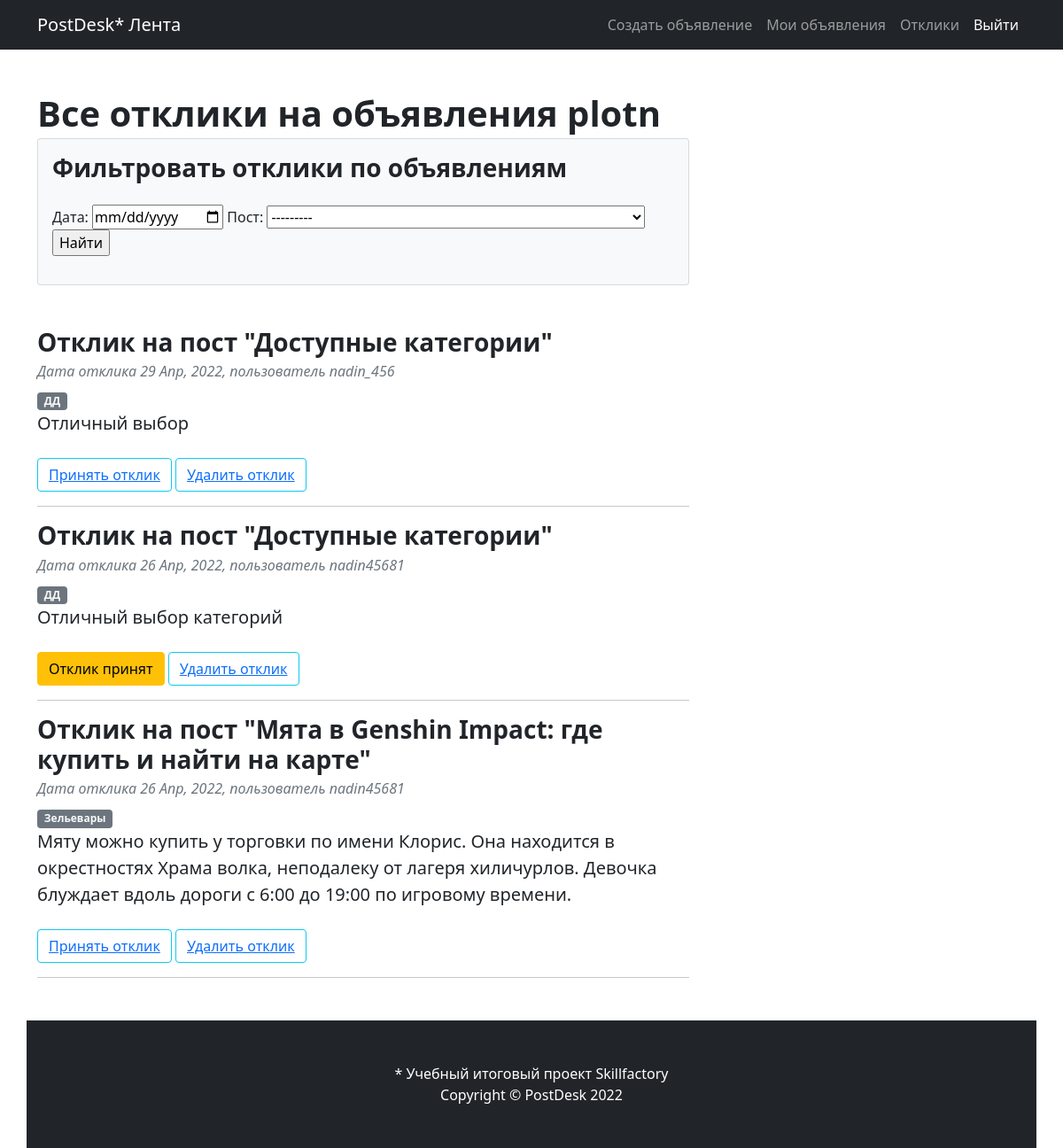
/posts/responds/ (signed in), run on the app's committed database.
### posts/models.py (models this page shows, shortened)
class Respond(models.Model):
    add_time = models.DateTimeField(auto_now_add=True)
    text = models.TextField()
    user = models.ForeignKey(User, on_delete=models.CASCADE)
    post = models.ForeignKey(Post, on_delete=models.CASCADE)
    status = models.BooleanField(default=False)

class Post(models.Model):
    add_time = models.DateTimeField(auto_now_add=True)
    title = models.CharField(max_length=256)
    content = models.TextField(max_length=2000)
    user = models.ForeignKey(User, on_delete=models.CASCADE)
    category = models.ManyToManyField(Category)
    def __str__(self):
        return f'{self.title}'

class Category(models.Model):
    name = models.CharField(max_length=50, unique=True)
    def __str__(self):
        return f'{self.name}'

### posts/views.py (the view, shortened to what this page needs)
# urls.py: path('responds/', RespondList.as_view(), name='responds'), # Лента все отклики на объявления пользователя
class RespondList(PermissionRequiredMixin, ListView):
    permission_required = ('posts.view_respond', )
    model = Respond
    template_name = 'responds.html'
    context_object_name = 'respond'
    queryset = Respond.objects.order_by('-add_time')
    def get_context_data(self, **kwargs):
        context = super().get_context_data(**kwargs)
        context['filter'] = RespondFilter(self.request.GET, queryset=self.get_queryset(), request=self.request)
        return context

### posts/filters.py (called while the page is built)
    def user_posts(request):
        return Post.objects.filter(user=request.user)

### templates/responds.html (shortened to what this page needs)
{% extends 'index.html' %}
{% block content %}
<article>
    <section class="mb-5">
        <header class="mb-4">
            <h1 class="fw-bolder mb-1">Все отклики на объявления {{ user.username }}</h1>
            <div class="card bg-light">
                <div class="card-body">
                    <h3 class="fw-bolder mb-1">Фильтровать отклики по объявлениям</h3>
                    <p class="fs-5 mb-4">
                    <form method="GET">
                    {{ filter.form }}
                    <input type="submit" value="Найти">
                    </form></p>
                </div>
            </div>
        </header>
    </section>
    {% for respond in filter.qs %}
    {% if user == respond.post.user %}
        <section class="mb-5">
            <h3 class="fw-bolder mb-1">Отклик на пост "{{ respond.post.title }}"</h3>
                <div class="text-muted fst-italic mb-2">Дата отклика {{ respond.add_time|date:'d M, Y' }}, пользователь {{ respond.user }}</div>
        <a class="badge bg-secondary text-decoration-none link-light" href="#!">{{ respond.post.category.get }}</a>
            <p class="fs-5 mb-4">{{ respond.text }}</p>
            {% if not respond.status %}
            <button class="btn btn-outline-info"><a href="{% url 'take_respond' respond.id %}">Принять отклик</a></button>
            {% else %}
            <button class="btn btn-warning">Отклик принят</button>
             {% endif %}
            <button class="btn btn-outline-info"><a href="{% url 'delete_respond' respond.id %}">Удалить отклик</a></button>
            <hr>
            {% endif %}
{% endfor %}
        </section>
</article>
{% endblock content %}

### data on the page
Respond: post "Доступные категории", add_time "29 Апр, 2022", user "nadin_456", post.category.get "ДД", text "Отличный выбор", status "Принять отклик"
Respond: post "Доступные категории", add_time "26 Апр, 2022", user "nadin45681", post.category.get "ДД", text "Отличный выбор категорий", status "Отклик принят"
Respond: post "Мята в Genshin Impact: где купить и найти на карте", add_time "26 Апр, 2022", user "nadin45681", post.category.get "Зельевары", text "Мяту можно купить у торговки по имени Клорис. Она находится в окрестностях Храма волка, неподалеку от лагеря хиличурлов. Девочка блуждает вдоль дороги с 6:00 до 19:00 по игровому времени.", status "Принять отклик"

### other printed values
{{ user.username }} "plotn"
